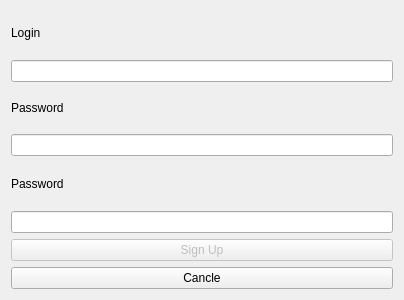
<?xml version="1.0" encoding="UTF-8"?>
<ui version="4.0">
 <class>Reg</class>
 <widget class="QDialog" name="Reg">
  <property name="geometry">
   <rect>
    <x>0</x>
    <y>0</y>
    <width>400</width>
    <height>300</height>
   </rect>
  </property>
  <property name="windowTitle">
   <string>Dialog</string>
  </property>
  <layout class="QGridLayout" name="gridLayout">
   <item row="0" column="0">
    <widget class="QLabel" name="label">
     <property name="text">
      <string>Login</string>
     </property>
    </widget>
   </item>
   <item row="1" column="0" colspan="2">
    <widget class="QLineEdit" name="Login"/>
   </item>
   <item row="2" column="0" colspan="2">
    <widget class="QLabel" name="label_2">
     <property name="minimumSize">
      <size>
       <width>382</width>
       <height>40</height>
      </size>
     </property>
     <property name="maximumSize">
      <size>
       <width>382</width>
       <height>40</height>
      </size>
     </property>
     <property name="text">
      <string>Password</string>
     </property>
    </widget>
   </item>
   <item row="3" column="0" colspan="2">
    <widget class="QLineEdit" name="PasswordEDIT"/>
   </item>
   <item row="4" column="0" colspan="2">
    <widget class="QLabel" name="label_3">
     <property name="text">
      <string>Password</string>
     </property>
    </widget>
   </item>
   <item row="5" column="0" colspan="2">
    <widget class="QLineEdit" name="Password2Edit"/>
   </item>
   <item row="6" column="0" colspan="2">
    <widget class="QPushButton" name="SignUpButton">
     <property name="enabled">
      <bool>false</bool>
     </property>
     <property name="text">
      <string>Sign Up</string>
     </property>
    </widget>
   </item>
   <item row="7" column="0" colspan="2">
    <widget class="QPushButton" name="CancleButton">
     <property name="text">
      <string>Cancle</string>
     </property>
    </widget>
   </item>
  </layout>
 </widget>
 <resources/>
 <connections/>
</ui>
